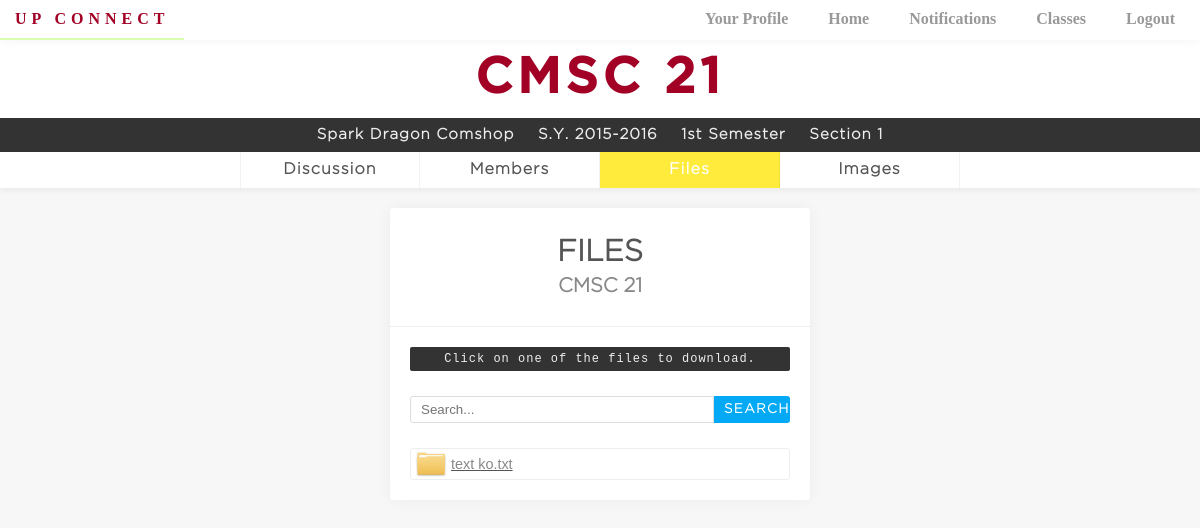
The page /files.php?classid=1 (signed in) on the database its author committed.
### tables this page shows
CREATE TABLE `class` (
  `class_id` int(11) NOT NULL,
  `teacher_id` varchar(5) NOT NULL,
  `section` int(6) NOT NULL,
  `course_id` int(11) NOT NULL,
  `sem_id` int(9) NOT NULL
);

CREATE TABLE `course` (
  `course_id` int(11) NOT NULL,
  `course_name` varchar(30) NOT NULL,
  `course_description` text NOT NULL,
  `descriptive_title` varchar(100) NOT NULL
);

CREATE TABLE `teacher` (
  `teacher_id` varchar(5) NOT NULL,
  `firstname` varchar(30) NOT NULL,
  `middlename` varchar(30) NOT NULL,
  `lastname` varchar(30) NOT NULL,
  `password` varchar(100) NOT NULL,
  `email` varchar(60) NOT NULL
);

CREATE TABLE `semester` (
  `sem_id` int(9) NOT NULL,
  `school_year` varchar(9) NOT NULL,
  `sem_no` int(1) NOT NULL
);

CREATE TABLE `post` (
  `post_id` int(11) NOT NULL,
  `class_id` int(9) NOT NULL,
  `user_id` varchar(9) NOT NULL,
  `time_stamp` timestamp NOT NULL DEFAULT CURRENT_TIMESTAMP ON UPDATE CURRENT_TIMESTAMP,
  `text` text NOT NULL,
  `file_id` int(11) NOT NULL
);

### files.php (the view, shortened to what this page needs)
<!DOCTYPE html>
<html>
<head>
	<link rel="stylesheet" type="text/css" href="css/style.css">
	<link rel="stylesheet" type="text/css" href="css/navigationbar.css">
	<link rel="stylesheet" type="text/css" href="css/class.css">
	<link rel="stylesheet" type="text/css" href="css/files.css">
	<link rel="stylesheet" type="text/css" href="css/search.css">
</head>
<body>
	<?php
		require "connect.php";
		$query = "select * from teacher natural join course natural join class natural join semester where class_id = {$_GET['classid']}";
		$result = mysqli_query($dbconn, $query);
		if(mysqli_affected_rows($dbconn)){
			$row = mysqli_fetch_assoc($result);
		}
	 ?>
	<nav id="nav">
		<a href="home.php" class="floattran">UP Connect</a>
		<a href="myprofile.php" class="floattran">Your Profile</a>
		<a href="home.php" class="floattran">Home</a>
		<a href="#" class="floattran">Notifications</a>
		<a href="#" class="floattran active">Classes</a>
		<a href="logout.php" class="floattran">Logout</a>
	</nav>
	<div id="classContainer">
	<header class="class">
		<h1 class="classtitle"><?php echo $row['course_name'] ?></h1>
		<ul class="class description">
			<li><p class="description"><?php echo $row['firstname']." ".$row['middlename']." ".$row['lastname']; ?></p></li>
			<li><p class="description">S.Y. <?php echo $row['school_year'] ?></p></li>
			<li><p class="description"><?php
				if($row['sem_no']==1){
					echo "1st";
				}
			 ?> Semester</p></li>
			<li><p class="description">Section <?php echo $row['section'] ?></p></li>
		</ul>
	</header>
	<ul class="grouplinks">
		<li><a href="class.php?classid=<?=$_GET['classid']?>" class="floattran">Discussion</a></li>
		<li><a href="members.php?classid=<?=$_GET['classid']?>" class="floattran">Members</a></li>
		<li><a href="#" class="floattran active">Files</a></li>
		<li><a href="images.php?classid=<?=$_GET['classid']?>" class="floattran">Images</a></li>
	</ul>
	<div class="container">
		<h1>FILES</h1>
		<h2><?php echo $row['course_name'] ?></h2>
		<p class="instructions" style="margin: 0 20px;">Click on one of the files to download.</p>
		<form class="searchthroughlist">
			<input type="text" name="keyword" placeholder="Search..." id = "myInput" onkeyup="myFunction()">
			<input type="submit" name="submit" value="SEARCH">
		</form>
		<ul class="fileslist" id = "myUL">
		<?php
		$class_id = $_GET['classid'];
		if(isset($_GET['keyword'])){
			$query = "select * from post where class_id = '$class_id' and file_id = 2 order by time_stamp desc;";
		}else{
			$query = "select * from post where class_id = '$class_id' and file_id = 2 order by time_stamp desc;";
		}
		$post_row = mysqli_query($dbconn, $query);
		foreach ($post_row as $value):
			$dir = "saved_files/".$value['post_id'];
			$file_array = scandir($dir);
			?>
			<a href="download.php?post=<?=$value['post_id']?>&file=<?=$value['file_id']?>" target="_blank" class = "hoveranim download-btn">
				<li>
					<img src="images/file.png">
					<span class="file-name"><?=$file_array[2];?></span>
				</li>
			</a>
		<?php endforeach ?>
		</ul>
	</div>
	</div>
</body>
</html>

### css/style.css (style rules this page uses)
* { margin: 0; padding: 0; color: #555; }
body { display: flex; min-height: 667px; align-items: center; justify-content: center; background-color: #ECEFF1; }
.container { text-align: center; }
.classbtn, .name, .user.description, .description, .grouplinks > li > a, .filecontainer > p { font-weight: bold; font-family: GothamLight; }
.instructions { color: #EEE; display: block; font-size: 12px; text-align: center; border-radius: 2px; letter-spacing: 1px; background-color: #333; margin: 0 auto 5% auto; font-family: "Courier New"; padding: 5px 15px 5px 15px; }

### css/navigationbar.css (style rules this page uses)
nav { z-index: 1; top: 0; left: 0; width: 100%; position: fixed; display: inline-flex; background-color: #FFF; box-shadow: 0 0 10px rgba(0,0,0,0.05); }
nav > a { color: #999; font-weight: bold; font-family: "Gotham Light"; font-size: 1em!important; padding: 10px 15px 10px 15px; display: block; transition: 0.2s; margin-right: 10px; text-decoration: none!important; border-bottom: 2px solid rgba(0,0,0,0); }
nav > a:first-child { color: #a20025; display: block; transition: 0.2s; font-weight: bold; letter-spacing: 5px; text-transform: uppercase; font-family: "Gotham Medium"; border-bottom: 2px solid rgba(0,0,0,0); }
nav > a:nth-child(2) { margin-left: auto; }

### css/class.css (style rules this page uses)
.class { overflow: auto; background-color: white; box-shadow: 0px 5px 3px rgba(0,0,0,0.1); }
.classtitle { padding: 15px; font-size: 50px; letter-spacing: 5px; font-family: GothamMedium; color: #a20025; margin: 0; }
.description { list-style: none; }
.description.class { width: 100%; padding: 10px; display: inline-flex; background-color: #333; box-sizing: border-box; justify-content: center; margin: 0; }
ul.description.class > li { margin: 0 1% 0 1%; }
ul.description.class > li > p { color: #EEE; font-size: 15px; letter-spacing: 1px; }
ul.class.description > li:first-child { clear: right; }
p.description { color: #666; font-size: 20px; text-align: center; margin: 0; }
ul.grouplinks { padding: 0 20%; display: flex; list-style: none; margin: 0 0 20px 0; justify-content: center; box-shadow: 0 3px 5px rgba(0,0,0,0.05); background-color: white; }
ul.grouplinks > li { width: 100%; }
ul.grouplinks > li > a { background-color: white; display: block; color: #555; margin: 0; width: 100%; padding: 10px; transition: 0.4s; letter-spacing: 1px; text-align: center; text-decoration: none; box-sizing: border-box; border-right: 1px solid rgba(0,0,0,0.05); }
ul.grouplinks > li:first-child > a { border-left: 1px solid rgba(0,0,0,0.05); }
ul.grouplinks > li > a.active { background-color: #FFEB3B; color: white; }

### css/files.css (style rules this page uses)
body { display: initial; align-items: initial; justify-content: initial; background-color: rgba(0,0,0,0.03); }
.classtitle { text-align: center; }
.container { width: 35%; text-align: left; margin: auto; margin-top: 0; margin-bottom: 50px; padding-bottom: 20px; background-color: white; box-shadow: 0 0 15px rgba(0,0,0,0.05); border-radius: 3px; }
.container h1 { font-family: GothamLight; font-size: 30px; font-weight: bold; text-align: center; padding: 30px 0 10px 0; color: #555; }
.container h2 { font-family: GothamLight; font-size: 20px; font-weight: bold; color: #888; text-align: center; padding-bottom: 30px; border-bottom: 1px solid #EEE; margin-bottom: 20px; }
.fileslist { list-style: none; }
.fileslist li { border: 1px solid #EEE; margin: 10px 20px 0 20px; display: flex; align-items: center; transition: 0.2s; border-radius: 3px; }
.fileslist img { height: 30px; }
.fileslist .file-name { color: #888; font-family: Arial; font-size: 0.9em; text-decoration: none!important; }

### css/search.css (style rules this page uses)
.searchthroughlist { margin: 25px 20px; display: flex; }
.searchthroughlist input[type=text] { padding: 5px 10px; border: 1px solid #DDD; border-radius: 3px 0 0 3px; width: 80%; box-sizing: border-box; transition: 0.3s; }
.searchthroughlist input[type=submit] { width: 20%; box-sizing: border-box; padding: 5px 10px; border: none; border-radius: 0 3px 3px 0; font-family: GothamLight; font-weight: bold; text-transform: uppercase; color: white; background-color: #03A9F4; transition: 0.3s; letter-spacing: 0.1em; }

### rows shown on the page
class: course.course_name "CMSC 21", teacher.firstname "Spark", teacher.middlename "Dragon", teacher.lastname "Comshop", sem.school_year "2015-2016", section "1"
post: post_id "text ko.txt"
